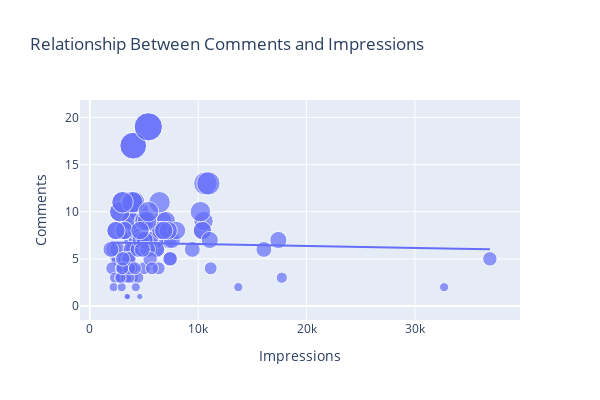

The cell this chart's notebook holds for it:
### Markdown cell above
#### 💬 **Comment Impact**

### Code cell
figure = px.scatter(data_frame = data, x="Impressions",                    
                    height=400, width=600,
                    y="Comments", size="Comments", trendline="ols", 
                    title = "Relationship Between Comments and Impressions")
figure.show()
